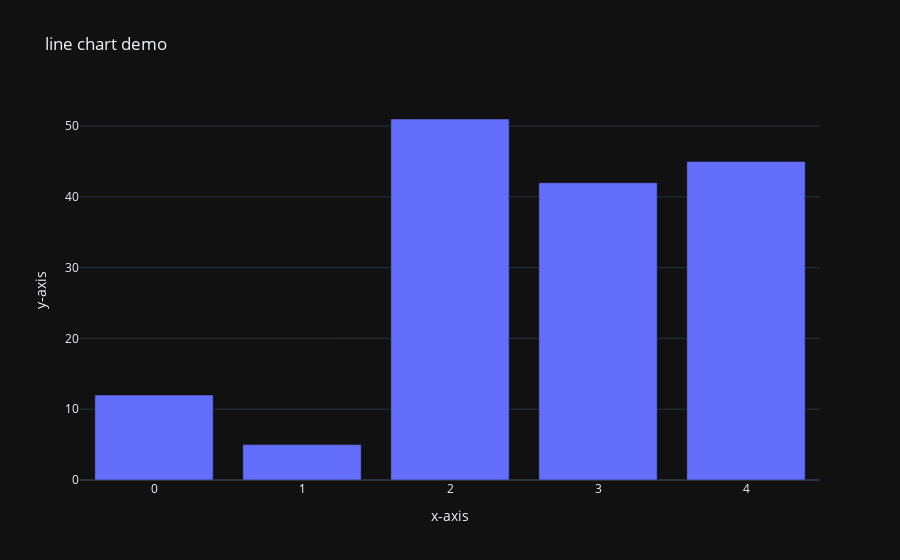

The code cell stored with this chart in its notebook:
### Code cell
x = np.array([12,5,51,42,45])
px.bar(x=[0,1,2,3,4],
       y=x,
       title='line chart demo',
       labels={'x':'x-axis','y':'y-axis'},
       template='plotly_dark'
       )

### Figure 1 — Plotly figure (JSON) as saved in the notebook; plotly's stock layout.template omitted (floating-point values rounded to 4 significant figures)
{"data": [{"alignmentgroup": "True", "hovertemplate": "x-axis=%{x}<br>y-axis=%{y}<extra></extra>", "legendgroup": "", "marker": {"color": "#636efa", "pattern": {"shape": ""}}, "name": "", "offsetgroup": "", "orientation": "v", "showlegend": false, "textposition": "auto", "type": "bar", "x": [0, 1, 2, 3, 4], "xaxis": "x", "y": [12, 5, 51, 42, 45], "yaxis": "y"}], "layout": {"barmode": "relative", "legend": {"tracegroupgap": 0}, "title": {"text": "line chart demo"}, "xaxis": {"anchor": "y", "domain": [0, 1], "title": {"text": "x-axis"}}, "yaxis": {"anchor": "x", "domain": [0, 1], "title": {"text": "y-axis"}}}}
